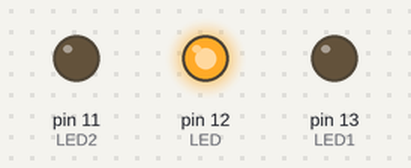
The sketch below on a simulated Arduino Uno, built with avr-gcc and run on an emulated ATmega328P. On the bench: output pins drawn as LEDs (lit = HIGH).

Above: at 0.2 s.
At 0.7 s:
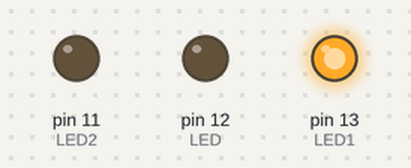
At 2.8 s:
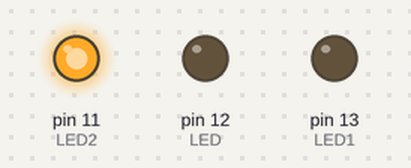
Timing chart, 0 to 3.5 s (numbered marks = the images above):
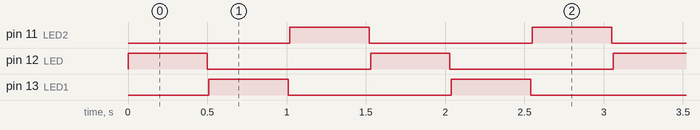

The sketch:

E3WorkingWithLED.ino
```cpp
int LED = 12;
int LED1 = 13;
int LED2 = 11;

void setup() {
  pinMode (LED, OUTPUT);
  pinMode (LED1, OUTPUT);
  pinMode (LED2, OUTPUT);
}

void loop() {
  digitalWrite (LED,HIGH);
  delay(500);
  digitalWrite (LED,LOW);
  delay(10);

   digitalWrite (LED1,HIGH);
  delay(500);
  digitalWrite (LED1,LOW);
  delay(10);

  digitalWrite (LED2,HIGH);
  delay(500);
  digitalWrite (LED2,LOW);
  delay(10);
}
```

Measured:
- by itself, pin 11 (LED2), pin 12 (LED), pin 13 (LED1): alternates HIGH for 0.50 s and LOW for 1.0 s
- by itself, everything shown: repeats every 1.5 s, in 6 steps
